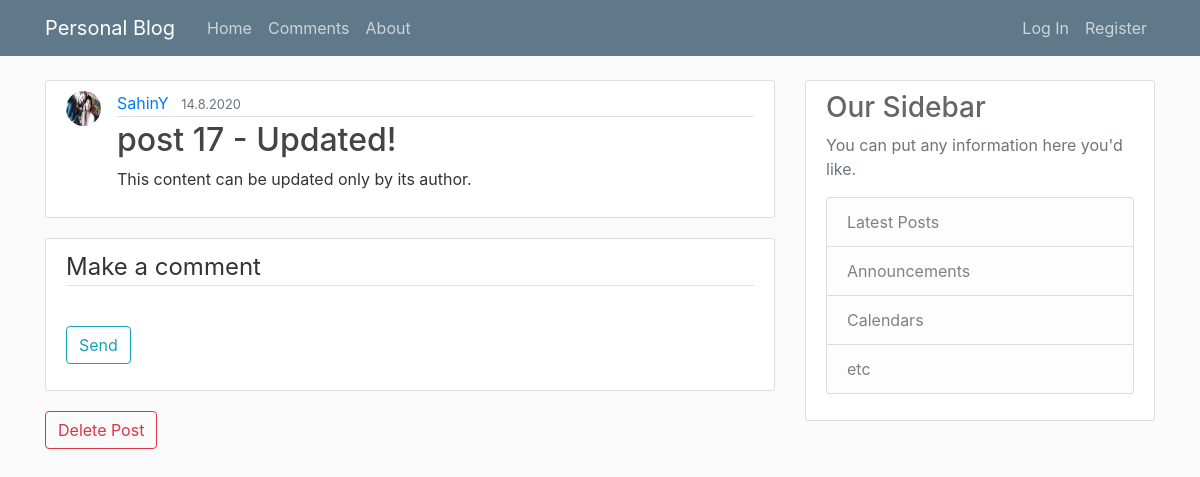
The app's page /post/24/ with its own data.
### blog/models.py (models this page shows, shortened)
class Post(models.Model):
    title = models.CharField(max_length=100)
    content = models.TextField()
    date_posted = models.DateTimeField(default=timezone.now)
    author = models.ForeignKey(User, on_delete=models.CASCADE, default=None)
    tag = models.CharField(max_length=20, blank=True)

### users/models.py (models this page shows, shortened)
class Profile(models.Model):
    user = models.OneToOneField(User, verbose_name="Deneme --> test", on_delete=models.CASCADE)
    image = models.ImageField('Image you want always', default='default.jpg', upload_to='profile_pics', blank=True)

### blog/views.py (the view)
# urls.py: path('post/<int:pk>/', PostDetailView.as_view(), name='post-detail'),
class PostDetailView(DetailView):
    model = Post

### blog/templates/blog/post_detail.html (shortened to what this page needs)
{% extends "blog/base.html" %}
{% load crispy_forms_tags %}
{% block content %}
    <article class="media content-section">
      <img class="rounded-circle article-img" src="{{ post.author.profile.image.url }}" style="max-height: 35px; max-width: 35px;">
      <div class="media-body">
        <div class="article-metadata">
          <a class="mr-2" href="#">{{ object.author }}</a>
          <small class="text-muted">{{ object.date_posted.day }}.{{ object.date_posted.month }}.{{ object.date_posted.year }}</small>
        </div>
        <h2 class="article-title">{{object.title}}</h2>
        <p class="article-content">{{ object.content }}</p>
      </div>
    </article>
    <div class="content-section">
    	<form method="POST">
    		<fieldset class="form-group">
    			<legend class="border-bottom mb-4">Make a comment</legend>
    		</fieldset>
    		<div class="form-group">
    			<button class="btn btn-outline-info" type="Submit" >Send</button>
    		</div>
    	</form>
    </div>
    <button id="postDeleteButton" class="btn btn-outline-danger" type="Submit">
            Delete Post
    </button>
{% endblock content %}

### blog/static/blog/main.css (style rules this page uses)
body { background: #fafafa; color: #333333; margin-top: 5rem; }
h1, h2, h3, h4, h5, h6 { color: #666666; }
.content-section { background: #ffffff; padding: 10px 20px; border: 1px solid #dddddd; border-radius: 3px; margin-bottom: 20px; }
.article-title { color: #444444; }
.article-content { white-space: pre-line; }
.article-img { height: 65px; width: 65px; margin-right: 16px; }
.article-metadata { padding-bottom: 1px; margin-bottom: 4px; border-bottom: 1px solid #e3e3e3 }

### records on screen
Post: author.profile.image (picture), author "SahinY", date_posted.day "14", date_posted.month "8", date_posted.year "2020", title "post 17 - Updated!", content "This content can be updated only by its author."
